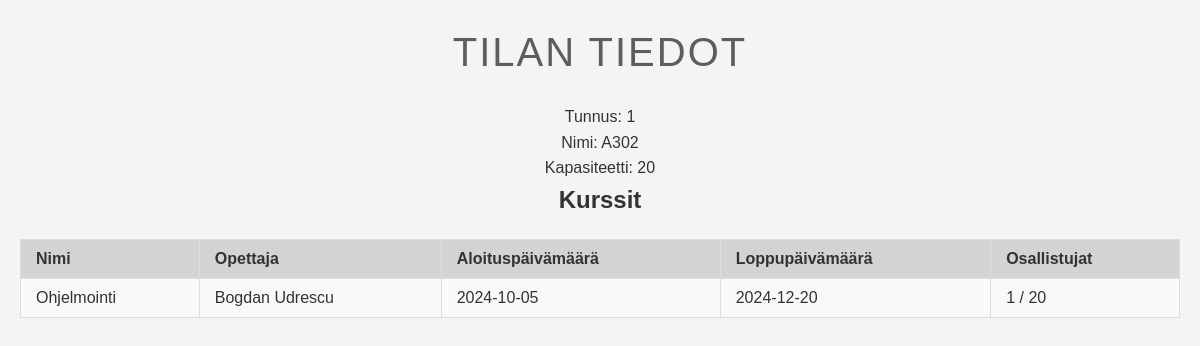
The app's page /tila.php?id=1 with its own data.
### tables this page shows
CREATE TABLE `tilat` (
  `tunnus` int(11) NOT NULL,
  `nimi` varchar(50) NOT NULL,
  `kapasiteetti` int(11) NOT NULL
);

### tila.php (the view, shortened to what this page needs)
<?php
include 'config.php';
$id = $_GET['id'];
$stmt = $conn->prepare("SELECT * FROM Tilat WHERE tunnus = ?");
$stmt->execute([$id]);
$tila = $stmt->fetch();
$stmt = $conn->prepare("SELECT Kurssit.nimi, Kurssit.alkupaiva, Kurssit.loppupaiva, Opettajat.etunimi AS opettaja_etunimi, Opettajat.sukunimi AS opettaja_sukunimi,
                       (SELECT COUNT(*) FROM Kurssikirjautumiset WHERE Kurssikirjautumiset.kurssi_id = Kurssit.tunnus) AS osallistujat
                        FROM Kurssit
                        LEFT JOIN Opettajat ON Kurssit.opettaja_id = Opettajat.tunnusnumero
                        WHERE Kurssit.tila_id = ?");
$stmt->execute([$id]);
$kurssit = $stmt->fetchAll();
?>
<!DOCTYPE html>
<html lang="fi">
<head>
</head>
<body>
    <h1>Tilan tiedot</h1>
    <p>Tunnus: <?php echo htmlspecialchars($tila['tunnus']); ?></p>
    <p>Nimi: <?php echo htmlspecialchars($tila['nimi']); ?></p>
    <p>Kapasiteetti: <?php echo htmlspecialchars($tila['kapasiteetti']); ?></p>
    <h2>Kurssit</h2>
    <table>
        <tr>
            <th>Nimi</th>
            <th>Opettaja</th>
            <th>Aloituspäivämäärä</th>
            <th>Loppupäivämäärä</th>
            <th>Osallistujat</th>
        </tr>
        <?php foreach ($kurssit as $kurssi):
            $osallistujia = (int)$kurssi['osallistujat'];
            $kapasiteetti = (int)$tila['kapasiteetti'];
            $varoitus = $osallistujia > $kapasiteetti ? "⚠️" : "";
        ?>
            <tr>
                <td><?php echo htmlspecialchars($kurssi['nimi']); ?></td>
                <td><?php echo htmlspecialchars($kurssi['opettaja_etunimi'] . " " . $kurssi['opettaja_sukunimi']); ?></td>
                <td><?php echo htmlspecialchars($kurssi['alkupaiva']); ?></td>
                <td><?php echo htmlspecialchars($kurssi['loppupaiva']); ?></td>
                <td><?php echo $osallistujia . " / " . $kapasiteetti . " " . $varoitus; ?></td>
            </tr>
        <?php endforeach; ?>
    </table>
</body>
</html>

### style.css (style rules this page uses)
* { margin: 0; padding: 0; box-sizing: border-box; text-align: center; list-style-type: none; }
body { font-family: Arial, sans-serif; line-height: 1.6; background-color: #f4f4f4; color: #333; padding: 20px; }
h1 { text-align: center; margin-bottom: 20px; color: #5d5d5d; font-size: 2.5rem; text-transform: uppercase; font-weight: normal; letter-spacing: 2px; }
table { width: 100%; border-collapse: collapse; margin-top: 20px; background-color: #fff; border: 1px solid #ddd; font-size: 1rem; }
table th, table td { padding: 10px 15px; text-align: left; border: 1px solid #ddd; }
table th { background-color: #d3d3d3; color: #333; }
table tr:nth-child(even) { background-color: #f9f9f9; }

### records on screen
tilat: tunnus "1", nimi "A302", kapasiteetti "20"

### other values on screen
$kurssi['nimi'] "Ohjelmointi"
$kurssi['opettaja_etunimi'] . " " . $kurssi['opettaja_sukunimi'] "Bogdan Udrescu"
$kurssi['alkupaiva'] "2024-10-05"
$kurssi['loppupaiva'] "2024-12-20"
$osallistujia "1"
